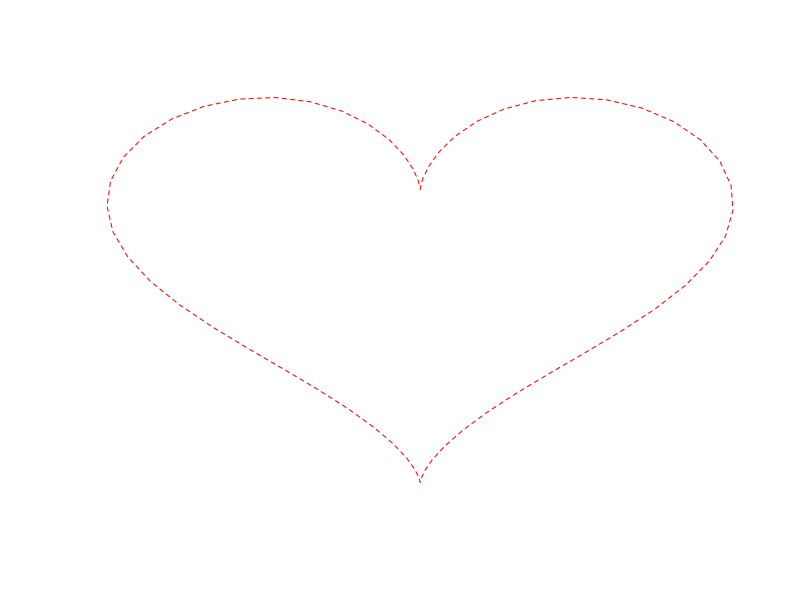

R code for this plot:
## ---- chunk 1
knitr::opts_chunk$set(echo = FALSE)
## ---- chunk 2
data <- data.frame(t=seq(0, 2*pi, by=0.1) )
xfun <- function(t) 16*sin(t)^3
yfun <- function(t) 13*cos(t)-5*cos(2*t)-2*cos(3*t)-cos(4*t)
data$y <- yfun(data$t)
data$x <- xfun(data$t)

plot(data$x,data$y, type="l", col="red", lty=2, axes=F, ylab="", xlab="")
